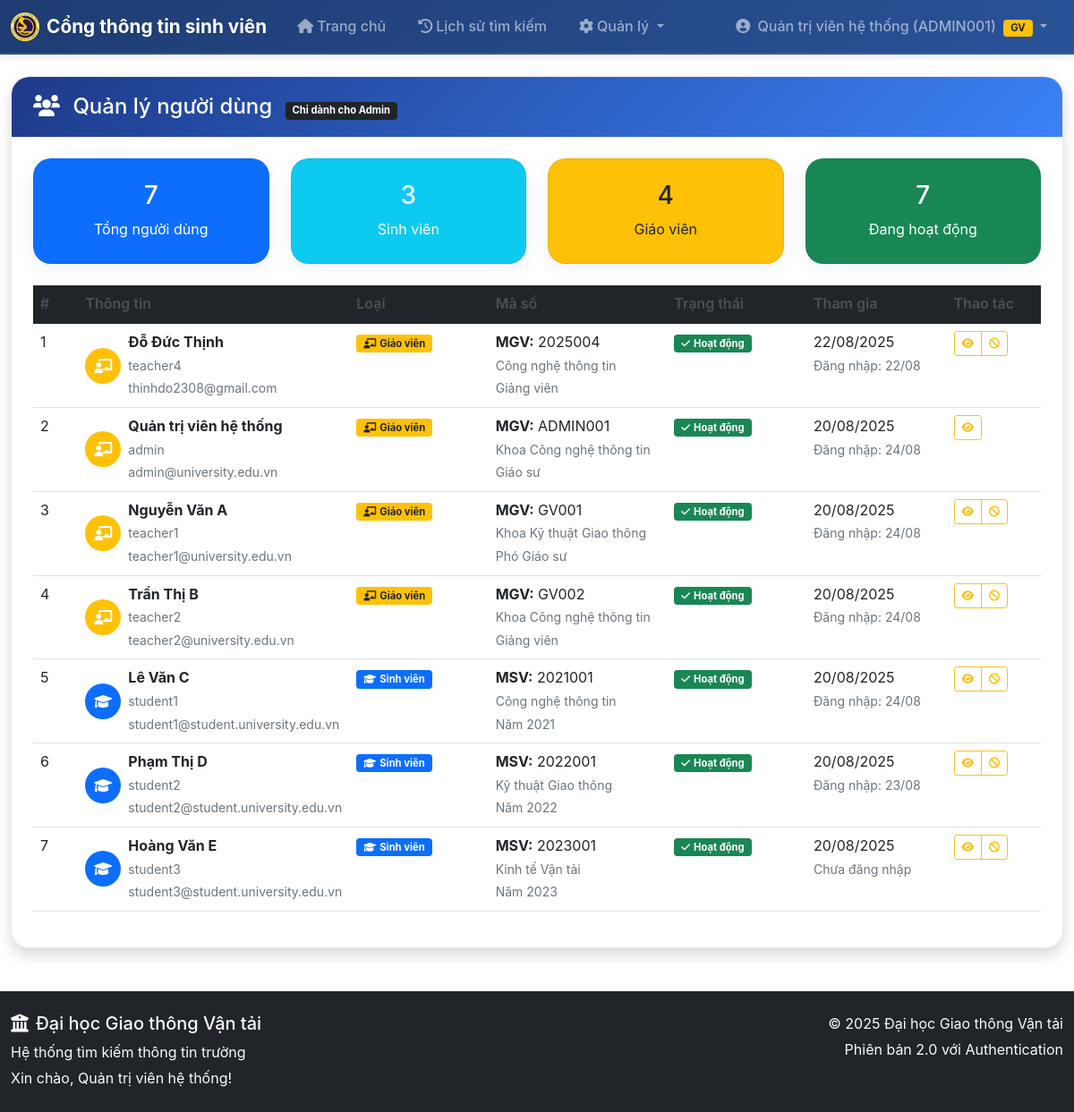
The app's page /admin/users (signed in) with its own data.
### models.py (models this page shows, shortened)
class User(UserMixin, db.Model):
    id = db.Column(db.Integer, primary_key=True)
    username = db.Column(db.String(80), unique=True, nullable=False)
    email = db.Column(db.String(120), unique=True, nullable=False)
    password_hash = db.Column(db.String(255), nullable=False)
    full_name = db.Column(db.String(100), nullable=False)
    role = db.Column(db.String(20), nullable=False, default='student')
    student_id = db.Column(db.String(20), unique=True, nullable=True)  # Mã sinh viên
    major = db.Column(db.String(100), nullable=True)  # Ngành học
    year = db.Column(db.Integer, nullable=True)  # Năm học
    teacher_id = db.Column(db.String(20), unique=True, nullable=True)  # Mã giáo viên
    department = db.Column(db.String(100), nullable=True)  # Khoa/Bộ môn
    position = db.Column(db.String(50), nullable=True)  # Chức vụ
    is_active = db.Column(db.Boolean, default=True, nullable=False)
    approval_status = db.Column(db.String(20), default='approved', nullable=False)  # 'pending', 'approved', 'rejected'
    created_at = db.Column(db.DateTime, default=datetime.utcnow)
    last_login = db.Column(db.DateTime, nullable=True)
    def is_student(self):
        return self.role == 'student'
    def is_teacher(self):
        return self.role == 'teacher'
    def is_admin(self):
        return self.username == 'admin' or self.role == 'admin'
    def get_display_name(self):
        if self.role == 'student' and self.student_id:
            return f"{self.full_name} ({self.student_id})"
        elif self.role == 'teacher' and self.teacher_id:
            return f"{self.full_name} ({self.teacher_id})"
        return self.full_name

### app.py (the view)
@app.route('/admin/users')
@login_required
def admin_users():
    if not current_user.is_admin():
        flash('Bạn không có quyền truy cập trang này.', 'error')
        return redirect(url_for('index'))
    page = request.args.get('page', 1, type=int)
    per_page = 20
    users = User.query.order_by(User.created_at.desc()) \
        .paginate(page=page, per_page=per_page, error_out=False)
    return render_template('admin/users.html', users=users)

### templates/admin/users.html (shortened to what this page needs)
{% extends "base.html" %}
{% block content %}
<div class="row">
    <div class="col-12">
        <div class="card shadow">
            <div class="card-header bg-warning text-dark">
                <h4 class="mb-0">
                    <i class="fas fa-users me-2"></i>
                    Quản lý người dùng
                    <span class="badge bg-dark ms-2">Chỉ dành cho Admin</span>
                </h4>
            </div>
            <div class="card-body">
                {% if users.items %}
                    <div class="row mb-4">
                        <div class="col-md-3">
                            <div class="card bg-primary text-white">
                                <div class="card-body text-center">
                                    <h3>{{ users.total }}</h3>
                                    <p class="mb-0">Tổng người dùng</p>
                                </div>
                            </div>
                        </div>
                        <div class="col-md-3">
                            <div class="card bg-info text-white">
                                <div class="card-body text-center">
                                    <h3>{{ users.items|selectattr('role', 'eq', 'student')|list|length }}</h3>
                                    <p class="mb-0">Sinh viên</p>
                                </div>
                            </div>
                        </div>
                        <div class="col-md-3">
                            <div class="card bg-warning text-dark">
                                <div class="card-body text-center">
                                    <h3>{{ users.items|selectattr('role', 'eq', 'teacher')|list|length }}</h3>
                                    <p class="mb-0">Giáo viên</p>
                                </div>
                            </div>
                        </div>
                        <div class="col-md-3">
                            <div class="card bg-success text-white">
                                <div class="card-body text-center">
                                    <h3>{{ users.items|selectattr('is_active', 'eq', true)|list|length }}</h3>
                                    <p class="mb-0">Đang hoạt động</p>
                                </div>
                            </div>
                        </div>
                    </div>
                    <div class="table-responsive">
                        <table class="table table-hover">
                            <thead class="table-dark">
                                <tr>
                                    <th width="5%">#</th>
                                    <th width="20%">Thông tin</th>
                                    <th width="15%">Loại</th>
                                    <th width="20%">Mã số</th>
                                    <th width="15%">Trạng thái</th>
                                    <th width="15%">Tham gia</th>
                                    <th width="10%">Thao tác</th>
                                </tr>
                            </thead>
                            <tbody>
                                {% for user in users.items %}
                                <tr class="{{ 'table-warning' if not user.is_active else '' }}">
                                    <td>{{ loop.index + (users.page - 1) * users.per_page }}</td>
                                    <td>
                                        <div class="d-flex align-items-center">
                                            <div class="avatar-sm bg-{{ 'warning' if user.is_teacher() else 'primary' }} text-white rounded-circle me-2 d-flex align-items-center justify-content-center">
                                                <i class="fas fa-{{ 'chalkboard-teacher' if user.is_teacher() else 'graduation-cap' }}"></i>
                                            </div>
                                            <div>
                                                <div class="fw-bold">{{ user.full_name }}</div>
                                                <small class="text-muted">{{ user.username }}</small><br>
                                                <small class="text-muted">{{ user.email }}</small>
                                            </div>
                                        </div>
                                    </td>
                                    <td>
                                        {% if user.is_teacher() %}
                                            <span class="badge bg-warning text-dark">
                                                <i class="fas fa-chalkboard-teacher me-1"></i>Giáo viên
                                            </span>
                                        {% else %}
                                            <span class="badge bg-primary">
                                                <i class="fas fa-graduation-cap me-1"></i>Sinh viên
                                            </span>
                                        {% endif %}
                                    </td>
                                    <td>
                                        {% if user.is_student() %}
                                            <div>
                                                <strong>MSV:</strong> {{ user.student_id }}<br>
                                                <small class="text-muted">{{ user.major }}</small><br>
                                                <small class="text-muted">Năm {{ user.year }}</small>
                                            </div>
                                        {% elif user.is_teacher() %}
                                            <div>
                                                <strong>MGV:</strong> {{ user.teacher_id }}<br>
                                                <small class="text-muted">{{ user.department }}</small><br>
                                                <small class="text-muted">
                                                    {% if user.position == 'giang_vien' %}Giảng viên
                                                    {% elif user.position == 'pho_giao_su' %}Phó Giáo sư
                                                    {% elif user.position == 'giao_su' %}Giáo sư
                                                    {% elif user.position == 'truong_khoa' %}Trưởng khoa
                                                    {% elif user.position == 'pho_truong_khoa' %}Phó Trưởng khoa
                                                    {% elif user.position == 'truong_bo_mon' %}Trưởng bộ môn
                                                    {% else %}{{ user.position }}{% endif %}
                                                </small>
                                            </div>
                                        {% endif %}
                                    </td>
                                    <td>
                                        {% if user.is_active %}
                                            <span class="badge bg-success">
                                                <i class="fas fa-check me-1"></i>Hoạt động
                                            </span>
                                        {% else %}
                                            <span class="badge bg-danger">
                                                <i class="fas fa-times me-1"></i>Vô hiệu hóa
                                            </span>
                                        {% endif %}
                                    </td>
                                    <td>
                                        <div class="text-nowrap">
                                            {{ user.created_at.strftime('%d/%m/%Y') if user.created_at else 'N/A' }}
                                        </div>
                                        {% if user.last_login %}
                                        <small class="text-muted">
                                            Đăng nhập: {{ user.last_login.strftime('%d/%m') }}
                                        </small>
                                        {% else %}
                                        <small class="text-muted">Chưa đăng nhập</small>
                                        {% endif %}
                                    </td>
                                    <td>
                                        <div class="btn-group btn-group-sm" role="group">
                                            <button type="button"
                                                    class="btn btn-outline-info btn-sm"
                                                    data-bs-toggle="modal"
                                                    data-bs-target="#userDetailModal"
                                                    data-user-id="{{ user.id }}"
                                                    title="Xem chi tiết">
                                                <i class="fas fa-eye"></i>
                                            </button>
                                            {% if user.id != current_user.id %}
                                            <button type="button"
                                                    class="btn btn-outline-{{ 'success' if not user.is_active else 'warning' }} btn-sm toggle-user-btn"
                                                    data-user-id="{{ user.id }}"
                                                    data-current-status="{{ user.is_active }}"
                                                    title="{{ 'Kích hoạt' if not user.is_active else 'Vô hiệu hóa' }}">
                                                <i class="fas fa-{{ 'check' if not user.is_active else 'ban' }}"></i>
                                            </button>
                                            {% endif %}
                                        </div>
                                    </td>
                                </tr>
                                {% endfor %}
                            </tbody>
                        </table>
                    </div>
                {% endif %}
            </div>
        </div>
    </div>
</div>
{% endblock %}

### templates/base.html (shortened to what this page needs)
<!DOCTYPE html>
<html lang="vi">
<head>
    <link href="https://cdn.jsdelivr.net/npm/bootstrap@5.1.3/dist/css/bootstrap.min.css" rel="stylesheet">
    <link rel="stylesheet" href="https://cdnjs.cloudflare.com/ajax/libs/font-awesome/6.0.0/css/all.min.css">
    <link rel="stylesheet" href="{{ url_for('static', filename='css/style.css') }}">
</head>
<body>
    <nav class="navbar navbar-expand-lg navbar-dark" style="background: linear-gradient(135deg, #1e3c72 0%, #2a5298 100%);">
        <div class="container">
            <a class="navbar-brand fw-bold d-flex align-items-center" href="{{ url_for('index') }}">
                <img src="{{ url_for('static', filename='img/logo.png') }}" alt="Logo" width="32" height="32" class="me-2">
                Cổng thông tin sinh viên
            </a>
            <div class="collapse navbar-collapse" id="navbarNav">
                <ul class="navbar-nav me-auto">
                    {% if current_user.is_authenticated %}
                        <li class="nav-item">
                            <a class="nav-link px-3" href="{{ url_for('index') }}">
                                <i class="fas fa-home me-1"></i>Trang chủ
                            </a>
                        </li>
                        <li class="nav-item">
                            <a class="nav-link px-3" href="{{ url_for('search_history') }}">
                                <i class="fas fa-history me-1"></i>Lịch sử tìm kiếm
                            </a>
                        </li>
                        {% if current_user.is_admin() %}
                        <li class="nav-item dropdown">
                            <a class="nav-link dropdown-toggle px-3" href="#" id="adminDropdown" role="button" data-bs-toggle="dropdown">
                                <i class="fas fa-cog me-1"></i>Quản lý
                            </a>
                        </li>
                        {% elif current_user.is_teacher() %}
                        <li class="nav-item">
                            <a class="nav-link px-3" href="{{ url_for('admin_documents') }}">
                                <i class="fas fa-database me-1"></i>Quản lý dữ liệu
                            </a>
                        </li>
                        {% endif %}
                    {% endif %}
                </ul>
                <ul class="navbar-nav">
                    {% if current_user.is_authenticated %}
                        <li class="nav-item dropdown">
                            <a class="nav-link dropdown-toggle px-3" href="#" id="navbarDropdown" role="button" data-bs-toggle="dropdown">
                                <i class="fas fa-user-circle me-1"></i>
                                {{ current_user.get_display_name() }}
                                {% if current_user.is_teacher() %}
                                    <span class="badge bg-warning text-dark ms-1">GV</span>
                                {% else %}
                                    <span class="badge bg-info ms-1">SV</span>
                                {% endif %}
                            </a>
                        </li>
                    {% endif %}
                </ul>
            </div>
        </div>
    </nav>
    <main class="container mt-4">
        {% block content %}{% endblock %}
    </main>
    <footer class="bg-dark text-light py-4 mt-5">
        <div class="container">
            <div class="row">
                <div class="col-md-6">
                    <h5><i class="fas fa-university me-2"></i>Đại học Giao thông Vận tải</h5>
                    <p class="mb-1">Hệ thống tìm kiếm thông tin trường</p>
                    <p class="mb-0">
                        {% if current_user.is_authenticated %}
                            Xin chào, {{ current_user.full_name }}!
                        {% else %}
                            Vui lòng đăng nhập để sử dụng hệ thống
                        {% endif %}
                    </p>
                </div>
                <div class="col-md-6 text-md-end">
                    <p class="mb-1">© 2025 Đại học Giao thông Vận tải</p>
                    <p class="mb-0">Phiên bản 2.0 với Authentication</p>
                </div>
            </div>
        </div>
    </footer>
</body>
</html>

### records on screen
User: get_display_name "Quản trị viên hệ thống (ADMIN001)", full_name "Quản trị viên hệ thống", username "admin", email "admin@university.edu.vn", shows "Giáo viên", teacher_id "ADMIN001", department "Khoa Công nghệ thông tin", position "Giáo sư", is_active True (drawn), created_at "20/08/2025", last_login "24/08"
User: full_name "Đỗ Đức Thịnh", username "teacher4", email "thinhdo2308@gmail.com", role "teacher" (drawn), teacher_id "2025004", department "Công nghệ thông tin", position "Giảng viên", is_active True (drawn), created_at "22/08/2025", last_login "22/08"
User: full_name "Nguyễn Văn A", username "teacher1", email "teacher1@university.edu.vn", role "teacher" (drawn), teacher_id "GV001", department "Khoa Kỹ thuật Giao thông", position "Phó Giáo sư", is_active True (drawn), created_at "20/08/2025", last_login "24/08"
User: full_name "Trần Thị B", username "teacher2", email "teacher2@university.edu.vn", role "teacher" (drawn), teacher_id "GV002", department "Khoa Công nghệ thông tin", position "Giảng viên", is_active True (drawn), created_at "20/08/2025", last_login "24/08"
User: full_name "Lê Văn C", username "student1", email "student1@student.university.edu.vn", role "student" (drawn), student_id "2021001", major "Công nghệ thông tin", year "2021", is_active True (drawn), created_at "20/08/2025", last_login "24/08"
User: full_name "Phạm Thị D", username "student2", email "student2@student.university.edu.vn", role "student" (drawn), student_id "2022001", major "Kỹ thuật Giao thông", year "2022", is_active True (drawn), created_at "20/08/2025", last_login "23/08"
User: full_name "Hoàng Văn E", username "student3", email "student3@student.university.edu.vn", role "student" (drawn), student_id "2023001", major "Kinh tế Vận tải", year "2023", is_active True (drawn), created_at "20/08/2025", shows "Chưa đăng nhập"

### other values on screen
{{ users.total }} "7"
{{ users.items|selectattr('role', 'eq', 'student')|list|length }} "3"
{{ users.items|selectattr('role', 'eq', 'teacher')|list|length }} "4"
{{ users.items|selectattr('is_active', 'eq', true)|list|length }} "7"
